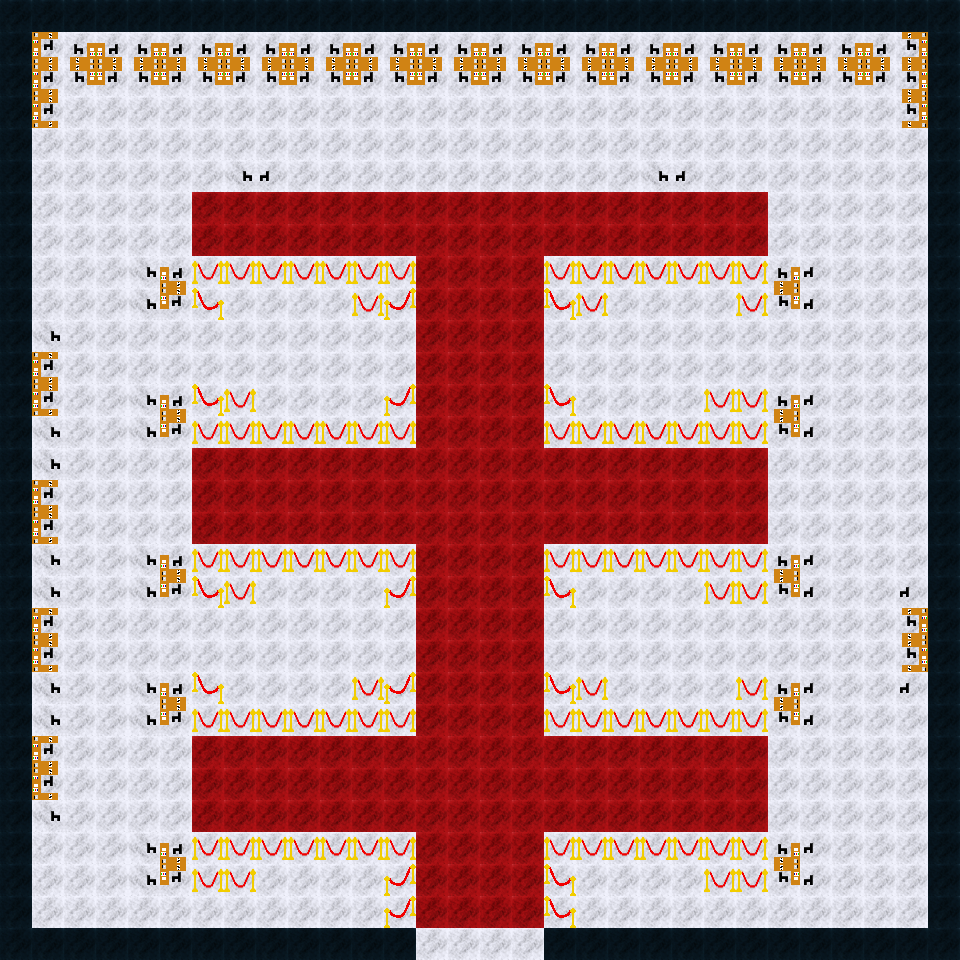

This game map was drawn from its Tiled (.tmx) file and the tilesets committed beside it. A one-line description and the trimmed map source follow:
An orthogonal 30x30 tile map with 32x32 px tiles, 2 tile layers (background, blocked) and 39 objects (23x lazer, 12x eni, 4x door).

<map version="1.0" orientation="orthogonal" renderorder="right-down" width="30" height="30" tilewidth="32" tileheight="32" nextobjectid="48">
 <tileset firstgid="1" name="dealershipTileset" tilewidth="32" tileheight="32">
  <image source="dealershipTileset.png" trans="ffffff" width="300" height="300" />
 </tileset>
 <layer name="background" width="30" height="30">
  <data>[900 cells, 900 non-empty, 2 distinct tile ids]</data>
 </layer>
 <layer name="blocked" width="30" height="30">
  <data>[900 cells, 336 non-empty, 12 distinct tile ids]</data>
 </layer>
 <objectgroup name="exit">
  <object id="1" name="exit" type="door" gid="29" x="416.125" y="960">
   <properties>
    <property name="sprite" value="exit" />
    <property name="type" value="door" />
   </properties>
  </object>
  <object id="2" name="exit" type="door" gid="29" x="448.182" y="960">
   <properties>
    <property name="sprite" value="exit" />
    <property name="type" value="door" />
   </properties>
  </object>
  <object id="3" name="exit" type="door" gid="29" x="480.307" y="960">
   <properties>
    <property name="sprite" value="exit" />
    <property name="type" value="door" />
   </properties>
  </object>
  <object id="4" name="exit" type="door" gid="29" x="511.943" y="960">
   <properties>
    <property name="sprite" value="exit" />
    <property name="type" value="door" />
   </properties>
  </object>
 </objectgroup>
 <objectgroup name="lazerU">
  <object id="8" name="lazer" type="eni" gid="38" x="382.667" y="832">
   <properties>
    <property name="sprite" value="lazerR" />
    <property name="type" value="lazer" />
   </properties>
  </object>
  <object id="10" name="lazer" type="eni" gid="38" x="382.697" y="799.879">
   <properties>
    <property name="sprite" value="lazerR" />
    <property name="type" value="lazer" />
   </properties>
  </object>
  <object id="11" name="lazer" type="eni" gid="38" x="382.697" y="767.879">
   <properties>
    <property name="sprite" value="lazerR" />
    <property name="type" value="lazer" />
   </properties>
  </object>
  <object id="22" name="lazer" type="eni" gid="38" x="817.697" y="855.879">
   <properties>
    <property name="sprite" value="lazerR" />
    <property name="type" value="lazer" />
   </properties>
  </object>
  <object id="23" name="lazer" type="eni" gid="38" x="818.197" y="888.379">
   <properties>
    <property name="sprite" value="lazerR" />
    <property name="type" value="lazer" />
   </properties>
  </object>
  <object id="26" name="lazer" type="eni" gid="38" x="544.03" y="639.212">
   <properties>
    <property name="sprite" value="lazerR" />
    <property name="type" value="lazer" />
   </properties>
  </object>
  <object id="27" name="lazer" type="eni" gid="38" x="544.697" y="671.879">
   <properties>
    <property name="sprite" value="lazerR" />
    <property name="type" value="lazer" />
   </properties>
  </object>
  <object id="28" name="lazer" type="eni" gid="38" x="405.364" y="641.212">
   <properties>
    <property name="sprite" value="lazerR" />
    <property name="type" value="lazer" />
   </properties>
  </object>
  <object id="29" name="lazer" type="eni" gid="38" x="544.03" y="639.212">
   <properties>
    <property name="sprite" value="lazerR" />
    <property name="type" value="lazer" />
   </properties>
  </object>
  <object id="30" name="lazer" type="eni" gid="38" x="405.364" y="673.212">
   <properties>
    <property name="sprite" value="lazerR" />
    <property name="type" value="lazer" />
   </properties>
  </object>
  <object id="31" name="lazer" type="eni" gid="38" x="404.03" y="352.545">
   <properties>
    <property name="sprite" value="lazerR" />
    <property name="type" value="lazer" />
   </properties>
  </object>
  <object id="32" name="lazer" type="eni" gid="38" x="404.03" y="384.545">
   <properties>
    <property name="sprite" value="lazerR" />
    <property name="type" value="lazer" />
   </properties>
  </object>
 </objectgroup>
 <objectgroup name="lazerR">
  <object id="12" name="lazer" type="lazer" gid="37" x="111" y="896">
   <properties>
    <property name="sprite" value="lazerU" />
    <property name="tpye" value="lazer" />
   </properties>
  </object>
  <object id="15" name="lazer" type="lazer" gid="37" x="78.75" y="895.75">
   <properties>
    <property name="sprite" value="lazerU" />
    <property name="tpye" value="lazer" />
   </properties>
  </object>
  <object id="16" name="lazer" type="lazer" gid="37" x="416.292" y="735.917">
   <properties>
    <property name="sprite" value="lazerU" />
    <property name="tpye" value="lazer" />
   </properties>
  </object>
  <object id="17" name="lazer" type="lazer" gid="37" x="448.417" y="735.917">
   <properties>
    <property name="sprite" value="lazerU" />
    <property name="tpye" value="lazer" />
   </properties>
  </object>
  <object id="18" name="lazer" type="lazer" gid="37" x="480.542" y="735.917">
   <properties>
    <property name="sprite" value="lazerU" />
    <property name="tpye" value="lazer" />
   </properties>
  </object>
  <object id="19" name="lazer" type="lazer" gid="37" x="512.667" y="735.917">
   <properties>
    <property name="sprite" value="lazerU" />
    <property name="tpye" value="lazer" />
   </properties>
  </object>
  <object id="21" name="lazer" type="lazer" gid="37" x="771.167" y="919.917">
   <properties>
    <property name="sprite" value="lazerU" />
    <property name="tpye" value="lazer" />
   </properties>
  </object>
  <object id="25" name="lazer" type="lazer" gid="37" x="795.667" y="920.417">
   <properties>
    <property name="sprite" value="lazerU" />
    <property name="tpye" value="lazer" />
   </properties>
  </object>
  <object id="33" name="lazer" type="lazer" gid="37" x="286.958" y="203.917">
   <properties>
    <property name="sprite" value="lazerU" />
    <property name="tpye" value="lazer" />
   </properties>
  </object>
  <object id="34" name="lazer" type="lazer" gid="37" x="319.625" y="204.583">
   <properties>
    <property name="sprite" value="lazerU" />
    <property name="tpye" value="lazer" />
   </properties>
  </object>
  <object id="35" name="lazer" type="lazer" gid="37" x="350.958" y="204.583">
   <properties>
    <property name="sprite" value="lazerU" />
    <property name="tpye" value="lazer" />
   </properties>
  </object>
  <object id="36" name="lazer" type="lazer" gid="37" x="382.958" y="205.25">
   <properties>
    <property name="sprite" value="lazerU" />
    <property name="tpye" value="lazer" />
   </properties>
  </object>
  <object id="37" name="lazer" type="lazer" gid="37" x="415.625" y="205.25">
   <properties>
    <property name="sprite" value="lazerU" />
    <property name="tpye" value="lazer" />
   </properties>
  </object>
  <object id="38" name="lazer" type="lazer" gid="37" x="448.292" y="205.25">
   <properties>
    <property name="sprite" value="lazerU" />
    <property name="tpye" value="lazer" />
   </properties>
  </object>
  <object id="39" name="lazer" type="lazer" gid="37" x="480.958" y="205.25">
   <properties>
    <property name="sprite" value="lazerU" />
    <property name="tpye" value="lazer" />
   </properties>
  </object>
  <object id="40" name="lazer" type="lazer" gid="37" x="512.958" y="205.25">
   <properties>
    <property name="sprite" value="lazerU" />
    <property name="tpye" value="lazer" />
   </properties>
  </object>
  <object id="41" name="lazer" type="lazer" gid="37" x="544.958" y="205.25">
   <properties>
    <property name="sprite" value="lazerU" />
    <property name="tpye" value="lazer" />
   </properties>
  </object>
  <object id="42" name="lazer" type="lazer" gid="37" x="577.625" y="205.25">
   <properties>
    <property name="sprite" value="lazerU" />
    <property name="tpye" value="lazer" />
   </properties>
  </object>
  </objectgroup>
</map>
<!-- 5 of 39 objects omitted -->